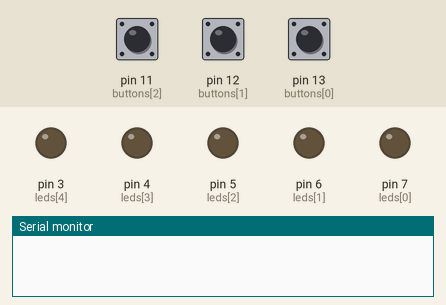
A sketch run on a simulated Arduino Uno, built with avr-gcc and run on an emulated ATmega328P. Parts: output pins drawn as LEDs (lit = HIGH), the last lines printed to the serial monitor. The inputs (shaded band) are chosen by the test bench; at power-on: pin 11 (buttons[2]) LOW, pin 12 (buttons[1]) LOW, pin 13 (buttons[0]) LOW.

Above: at 1.1 s.
At 8.1 s:
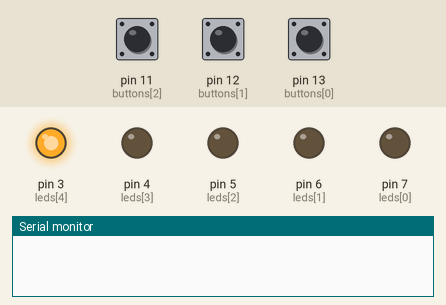
18.1 s: pin 11 (buttons[2]) pulled HIGH for 3 s
At 20.8 s:
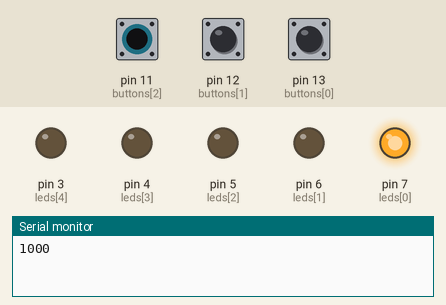
Timing chart, 0 to 34.1 s (numbered marks = the images above; inputs shaded):
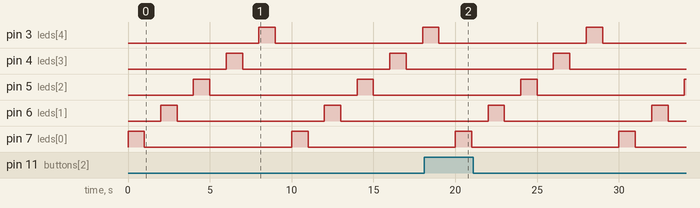

The sketch:

Lab4-PartB-Q7.ino
```cpp
int buttons[3] = {13, 12, 11};
int leds[5] = {7, 6, 5, 4, 3};
int buttonStates[3] = {0, 0, 0};
int previousStates[3] = {0, 0, 0};
int direction = 0; // if 0 then left, else 1 is right
int wait = 1000; // default delay value
// used a value for a delay and depending on the button press, this value will go up or down or reset

int prevButtonState = LOW;

void setup() {
  for(int i = 0; i < 3; i++)
  {
    pinMode(buttons[i], INPUT);
  }
  for(int i = 0; i < 5; i++)
  {
    pinMode(leds[i], OUTPUT);
  }
  Serial.begin(9600);
}

void loop() {
  buttonStates[0] = digitalRead(buttons[0]);
  buttonStates[1] = digitalRead(buttons[1]);
  buttonStates[2] = digitalRead(buttons[2]);

  // depending on the button held, it will speed up and change the direction or reset the speed
  if(buttonStates[0] == HIGH)
  {
    wait -= 300;
    direction = 0;
    Serial.print(wait);
  }
  if(buttonStates[1] == HIGH)
  {
    wait -= 300;
    direction = 1;
    Serial.print(wait);
  }
  if(buttonStates[2] == HIGH)
  {
    wait = 1000;
    Serial.print(wait);
  }


  if(wait < 150)
  {
    wait = 150;
  }


  // if the direction is 0 the leds will go to the left
  // if 1 the leds will go right, depending on the point of view you are looking at them
  if(direction == 0)
  {
    for(int i = 0; i < 5; i++)
      {
        digitalWrite(leds[i], HIGH);
        delay(wait);
        digitalWrite(leds[i], LOW);
        delay(wait);
      }
  } else if (direction == 1)
  {
      for(int i = 4; i >= 0; i--)
      {
        digitalWrite(leds[i], HIGH);
        delay(wait);
        digitalWrite(leds[i], LOW);
        delay(wait);
      }
  }
}
```

Measured:
- by itself, pin 4 (leds[3]), pin 5 (leds[2]), pin 6 (leds[1]), pin 7 (leds[0]): alternates HIGH for 1.0 s and LOW for 9.0 s
